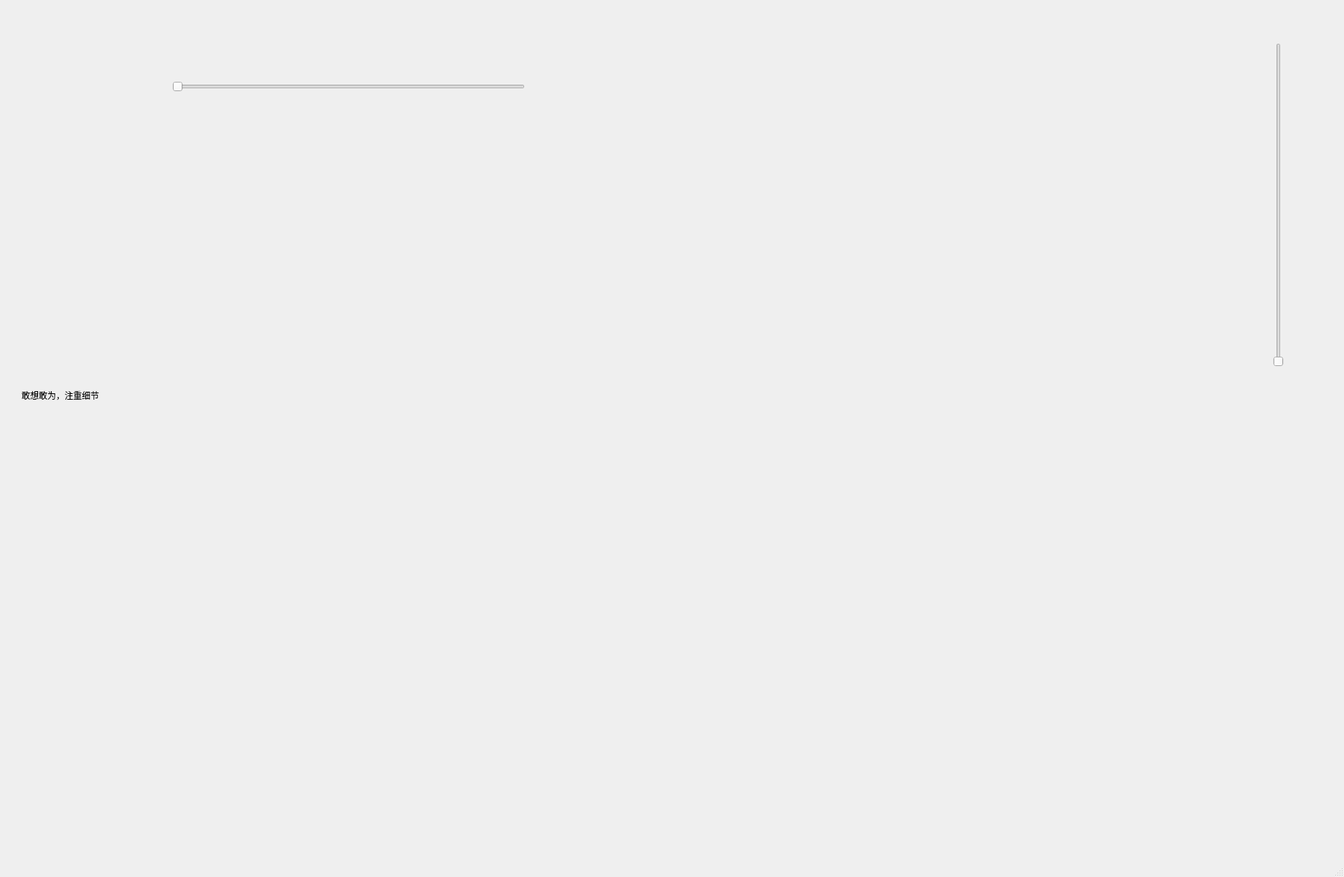
<?xml version="1.0" encoding="UTF-8"?>
<ui version="4.0">
 <class>MainWindow</class>
 <widget class="QMainWindow" name="MainWindow">
  <property name="geometry">
   <rect>
    <x>0</x>
    <y>0</y>
    <width>1872</width>
    <height>1222</height>
   </rect>
  </property>
  <property name="windowTitle">
   <string>MainWindow</string>
  </property>
  <widget class="QWidget" name="centralwidget">
   <widget class="QSlider" name="horizontalSlider">
    <property name="geometry">
     <rect>
      <x>240</x>
      <y>100</y>
      <width>491</width>
      <height>41</height>
     </rect>
    </property>
    <property name="orientation">
     <enum>Qt::Horizontal</enum>
    </property>
   </widget>
   <widget class="QSlider" name="verticalSlider">
    <property name="geometry">
     <rect>
      <x>1760</x>
      <y>60</y>
      <width>41</width>
      <height>451</height>
     </rect>
    </property>
    <property name="orientation">
     <enum>Qt::Vertical</enum>
    </property>
   </widget>
   <widget class="QWidget" name="horizontalLayoutWidget">
    <property name="geometry">
     <rect>
      <x>30</x>
      <y>350</y>
      <width>1671</width>
      <height>401</height>
     </rect>
    </property>
    <layout class="QHBoxLayout" name="horizontalLayout">
     <item>
      <widget class="QLabel" name="label">
       <property name="text">
        <string>敢想敢为，注重细节</string>
       </property>
      </widget>
     </item>
    </layout>
   </widget>
  </widget>
  <widget class="QMenuBar" name="menubar">
   <property name="geometry">
    <rect>
     <x>0</x>
     <y>0</y>
     <width>1872</width>
     <height>30</height>
    </rect>
   </property>
  </widget>
  <widget class="QStatusBar" name="statusbar"/>
 </widget>
 <resources/>
 <connections/>
</ui>
